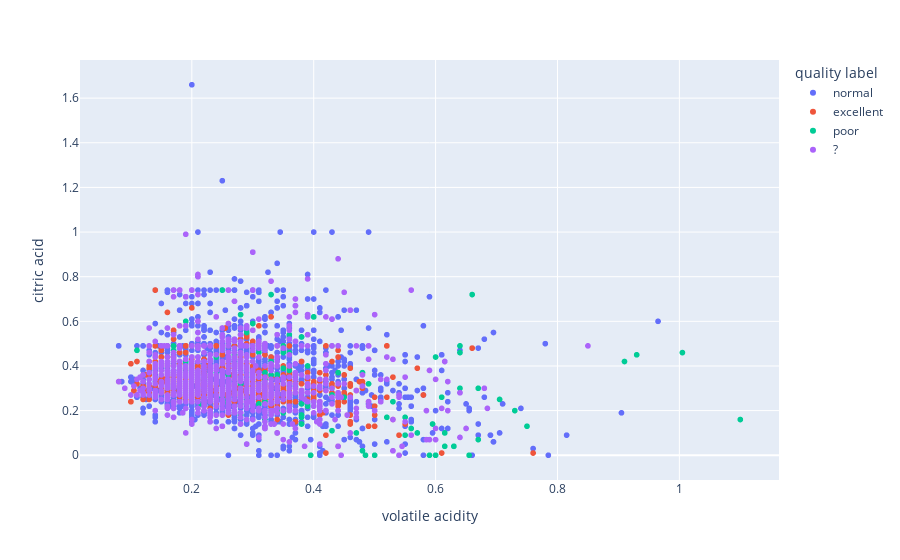

Notebook cell for this chart:
### Code cell
# Fusion de X_train et y_train
df_train = X_train.copy()
df_train['quality label'] = y_train

# Préparation de X_test avec '?' pour "malevolent"
df_test = X_test.copy()
df_test['quality label'] = '?'

# Concaténation finale
pd.concat([df_train, df_test], ignore_index=True).plot(kind='scatter', x='volatile acidity', y='citric acid', color='quality label')

### Figure 1 — Plotly figure (JSON) as saved in the notebook; plotly's stock layout.template omitted (floating-point values rounded to 4 significant figures; data arrays with more than 128 entries replaced by an {"elided": "..."} marker saying what was removed)
{"data": [{"hovertemplate": "quality label=normal<br>volatile acidity=%{x}<br>citric acid=%{y}<extra></extra>", "legendgroup": "normal", "marker": {"color": "#636efa", "symbol": "circle"}, "mode": "markers", "name": "normal", "showlegend": true, "x": {"elided": "2924 float values"}, "xaxis": "x", "y": {"elided": "2924 float values"}, "yaxis": "y", "type": "scattergl"}, {"hovertemplate": "quality label=excellent<br>volatile acidity=%{x}<br>citric acid=%{y}<extra></extra>", "legendgroup": "excellent", "marker": {"color": "#EF553B", "symbol": "circle"}, "mode": "markers", "name": "excellent", "showlegend": true, "x": {"elided": "848 float values"}, "xaxis": "x", "y": {"elided": "848 float values"}, "yaxis": "y", "type": "scattergl"}, {"hovertemplate": "quality label=poor<br>volatile acidity=%{x}<br>citric acid=%{y}<extra></extra>", "legendgroup": "poor", "marker": {"color": "#00cc96", "symbol": "circle"}, "mode": "markers", "name": "poor", "showlegend": true, "x": {"elided": "146 float values"}, "xaxis": "x", "y": {"elided": "146 float values"}, "yaxis": "y", "type": "scattergl"}, {"hovertemplate": "quality label=?<br>volatile acidity=%{x}<br>citric acid=%{y}<extra></extra>", "legendgroup": "?", "marker": {"color": "#ab63fa", "symbol": "circle"}, "mode": "markers", "name": "?", "showlegend": true, "x": {"elided": "980 float values"}, "xaxis": "x", "y": {"elided": "980 float values"}, "yaxis": "y", "type": "scattergl"}], "layout": {"xaxis": {"anchor": "y", "domain": [0.0, 1.0], "title": {"text": "volatile acidity"}}, "yaxis": {"anchor": "x", "domain": [0.0, 1.0], "title": {"text": "citric acid"}}, "legend": {"title": {"text": "quality label"}, "tracegroupgap": 0}, "margin": {"t": 60}}}
